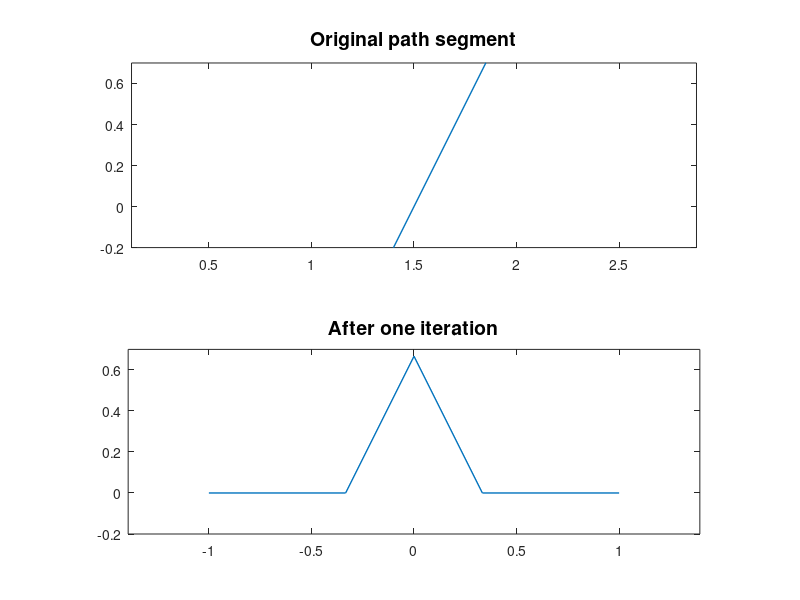

Write MATLAB code to recreate this figure. (Note: this script raises an error after producing the figure.)
%% Koch snowflake
% Anthony Austin, November 2012

%%
% (Chebfun example fun/KochSnowflake.m)
% [Tags: #fun, #fractal, #ARCLENGTH, #koch, #snowflake>]

%%
% In the spirit of the upcoming holiday season, let's use Chebfun to have a
% little fun with the well-known Koch snowflake fractal.

%%
% In order to be able to use proper MATLAB functions (which we need for
% this example), we need to enclose this entire script within the body of a
% function.

function KochSnowflake()

LW = 'LineWidth'; lw = 1; FS = 'FontSize'; fs = 14;

%%
% First, we need a way to generate the points on the snowflake curve.
% Recall that the Koch snowflake is generated by starting with an
% equilateral triangle and then, at each iteration step, replacing the
% middle of each line segment with two smaller line segments that construct
% the sides of an equilateral triangle that sits on top of the path where
% the segment used to lie:

seg1 = complex([-1 1]);
seg2 = [-1 -1/3 2*1i/3 1/3 1];

subplot(2, 1, 1)
plot(seg1, LW, lw)
ylim([-0.2 0.7])
axis equal
title('Original path segment', FS, fs)

subplot(2, 1, 2)
plot(seg2, LW, lw)
ylim([-0.2 0.7])
axis equal
title('After one iteration', FS, fs)

%%
% The following function creates a column vector of all the snowflake's
% vertices after N iterations of the fractal generating step.  The vertices
% are represented by points in the complex plane.

function K = koch(N)
	% Start with the corners of an equilateral triangle.
	K = [   0 + 1i/sqrt(3)
	     -0.5 - 1i/(2*sqrt(3))
     	      0.5 - 1i/(2*sqrt(3))
                0 + 1i/sqrt(3)]; % Repeat the first point to close the path.

      	% Repeatedly split the sides of the snowflake to generate the fractal.
	for (n = 1:1:N)
		K = nextkoch(K);
	end
end

%%
% The real work of the koch() function is all contained inside the
% nextkoch() auxiliary function, which carries out the fractal iteration.
% It accepts a column vector of vertices generated by one step and returns
% a column vector of the vertices obtained after a single step of the
% iteration.

function Kn = nextkoch(K)
	N = length(K) - 1;     % Current number of unique vertices.
	M = 4*N + 1;           % Total number of vertices after next step.
	Kn = zeros(M, 1);      % New list of vertices.

	% Insert the current vertices into the new list.
	Kn(1:4:M) = K(1:end);

	for (n = 1:1:N)
		% Pick out a vertex and the next one in the sequence.
		z1 = K(n);
		z2 = K(n + 1);

		% Compute new points on the curve between these vertices.
		w1 = 2*z1/3 + 1*z2/3;
		w3 = 1*z1/3 + 2*z2/3;
		w2 = (w1 + w3)/2 + 1i*sqrt(3)*(w1 - w3)/2;

		% Insert the new vertices into the list.
		Kn(4*(n - 1) + 2) = w1;
		Kn(4*(n - 1) + 3) = w2;
		Kn(4*(n - 1) + 4) = w3;
	end
end

%%
% Finally, we develop a parametric representation of the snowflake path.  The
% following function parametrizes the path with vertices in the column vector K
% by a parameter t that ranges over [0, 1]:

function y = kochfn(K, t)
	M = length(K);

	m1 = floor((M-1)*t) + 1;
	m2 = min(m1 + 1, M);

	s = (M-1)*t + 1 - m1;
	y = K(m1).*(1 - s) + K(m2).*s;
end

%%
% Now we can play!  Let's start by creating a chebfun that represents the
% Koch snowflake after three fractal iterations.  Since the snowflake path
% is quite jagged, we will need to enable splitting:

splitting on
K = koch(3);
z = chebfun(@(t) kochfn(K, t), [0 1]);

greet1 = 0.4*scribble('Merry');
greet1x = real(greet1);
greet1y = imag(greet1);
y1min = min(greet1y);
y1max = max(greet1y);
ht1 = y1max - y1min;

greet2 = 0.4*scribble('Christmas!');
greet2x = real(greet2);
greet2y = imag(greet2);
x2min = min(greet2x);
x2max = max(greet2x);
y2min = min(greet2y);
y2max = max(greet2y);
c2 = ((x2min + x2max) + (y2min + y2max)*1i)/2;
ht2 = y2max - y2min;

hr = ht2/ht1;
greet1 = greet1*hr;
greet1x = greet1x*hr;
greet1y = greet1y*hr;
x1min = min(greet1x);
x1max = max(greet1x);
y1min = min(greet1y);
y1max = max(greet1y);
c1 = ((x1min + x1max) + (y1min + y1max)*1i)/2;

greet1 = greet1 - c1 + 0.2i;
greet2 = greet2 - c2 - 0.2i;
xmgreen = [0 0.5 0];

clf
h = fill(real(z), imag(z), [0.6 0.6 1]);
hold on;
plot(greet1, 'Color', xmgreen, LW, 2)
plot(greet2, 'Color', xmgreen, LW, 2)
hold off;
set(h, 'EdgeColor', 'r', LW, 3.0)
title('Koch Snowflake', FS, fs)
axis equal

%%
% How big is the snowflake chebfun?

length(z)
z.nfuns

%%
% We see that it needs 387 points to represent the snowflake curve, split up
% between 192 linear pieces:  one for each line segment on the curve.  Since
% two points determine a line, we would expect it to need only 2*192 = 384
% points, so it seems that the constructor has decided that a few of the
% segments need an extra point or two to resolve.

%%
% The preceding code built the snowflake curve by sampling the path and using
% Chebfun's automatic edge detection feature to insert breakpoints at the
% corners, where the path fails to be smooth.  We can build the curve more
% efficiently by determining the locations of these points ahead of time and
% passing them directly to the constructor, along with function handles that
% define the curve path in between the breakpoints:

N = length(K) - 1;
ends = 1:1:(N + 1);
paths = cell(N, 1);

for (n = 1:1:N)
	paths{n} = @(t) K(n)*(1 - (t - n)) + K(n + 1)*(t - n);
end

z = chebfun(paths, ends);

plot(z, LW, lw)
title('Koch snowflake (built a different way)', FS, fs)
axis equal

%%
% Let's try deforming the snowflake curve using a few maps:

clf

expz = exp(z);
sinz = sin(2*z);
asinz = asin(2*z);
besselz = besselj(0, z);

subplot(2, 2, 1)
plot(expz, LW, lw)
title('exp(z)', FS, fs)
axis equal

subplot(2, 2, 2)
plot(sinz, LW, lw)
title('sin(2z)', FS, fs)
axis equal

subplot(2, 2, 3)
plot(asinz, LW, lw)
title('asin(2z)', FS, fs)
axis equal

subplot(2, 2, 4)
plot(besselz, LW, lw)
title('J_0(z)', FS, fs)
axis equal

%%
% How big are the chebfuns corresponding to these new curves?  Let's look at
% the last one as an example:

length(besselz)

%%
% The image curves require quite a few more points to resolve the the original
% one.  This is expected, since the edges of the image curves are true curves
% and not just lines.

%%
% By using the map 1/z, we get a snowflake of a different variety:

clf
recipz = 1./z;
plot(recipz, LW, lw)
title('1/z', FS, fs)
axis equal

%%
% Can you explain why the map used in the next plot gives such a
% strange-looking result?

clf
pz = z.^2 + (1i/5)*z - (1+1i)/25;
plot(pz, LW, lw)
title('Image Under z^2 + (1i/5)z - (1+1i)/25', FS, fs)
axis equal

%%
% How long is the snowflake curve?

L3 = arclength(z)

%%
% This number is fairly modest, but in fact, one can show that the length
% of the curve becomes arbitrarily large as the number of iterations is
% increased. We can investigate its rate of growth by examining the lengths
% of some of the lower iterates:

K0 = koch(0);
f0 = chebfun(@(t) kochfn(K0, t), [0 1]);
L0 = arclength(f0)

K1 = koch(1);
f1 = chebfun(@(t) kochfn(K1, t), [0 1]);
L1 = arclength(f1)

K2 = koch(2);
f2 = chebfun(@(t) kochfn(K2, t), [0 1]);
L2 = arclength(f2)

%%
% In particular, consider the ratios of the lengths between the iterates:

L1/L0
L2/L1
L3/L2

%%
% We conclude that the ratio of the lengths of successive iterates is 4/3.
% (Can you see from the definition of the fractal iteration step why this
% must be the case?)  From this, we can compute the snowflake's Hausdorff
% dimension [1]:

D = log(4)/log(3)

%%
% This number tells us that that Koch snowflake behaves, in some respects,
% as an approximately "1.26-dimensional" object: a little more than just a
% line but somewhat less than a planar region.

end

%% References
%
% 1. Falconer, K. J. _The Geometry of Fractal Sets_.  Cambridge University
%    Press, 1986.


